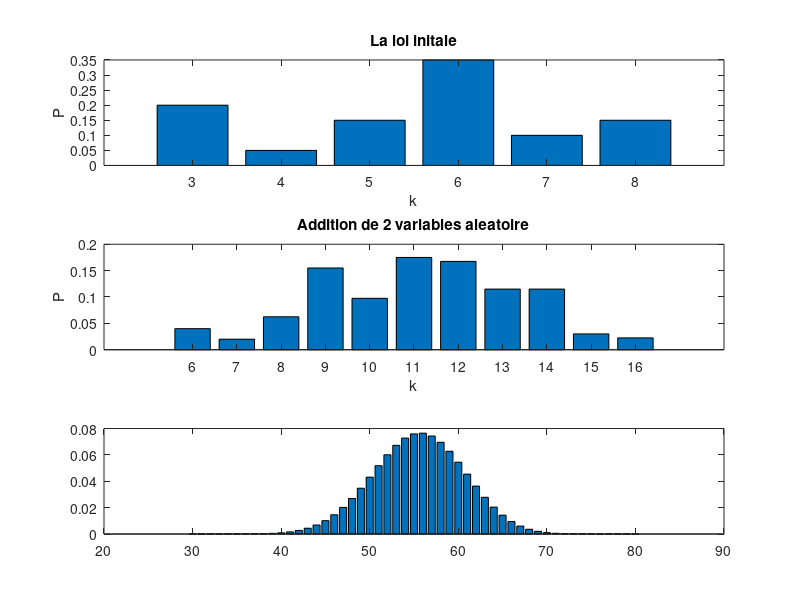

The MATLAB script that drew this image: (Note: this script raises an error after producing the figure.)
clear all; close all; hold on; grid on;

k=[3,4,5,6,7,8];
P=[4,1,3,7,2,3]/20;

mx = max(k);
mn = min(k);

figure(1);

subplot(3,1,1);
bar(k, P);
title('La loi initale');
xlabel('k');
ylabel('P');

moy=sum(k.*P);

var=sum((k.^2).*P)-moy^2;
ecart=sqrt(var);

prodConv=conv(P,P);

subplot(3,1,2);
bar(2*mn:2*mx, prodConv);
title('Addition de 2 variables aleatoire');
xlabel('k');
ylabel('P');

n=10;
fXn=P;

for i=2:n

   fXn=conv(fXn,P);

end

x=[n*mn:n*mx];

subplot(3,1,3);
bar(x,fXn);hold on;


% question d
 
moyTh=moy*n;
ecartTh=ecart*sqrt(n);

% question e

fX=loi_normale(moyTh, ecartTh, x);
plot(x, fX);hold on;
title('Addition de 10 variables aleatoires')
xlabel('k');
ylabel('P');

